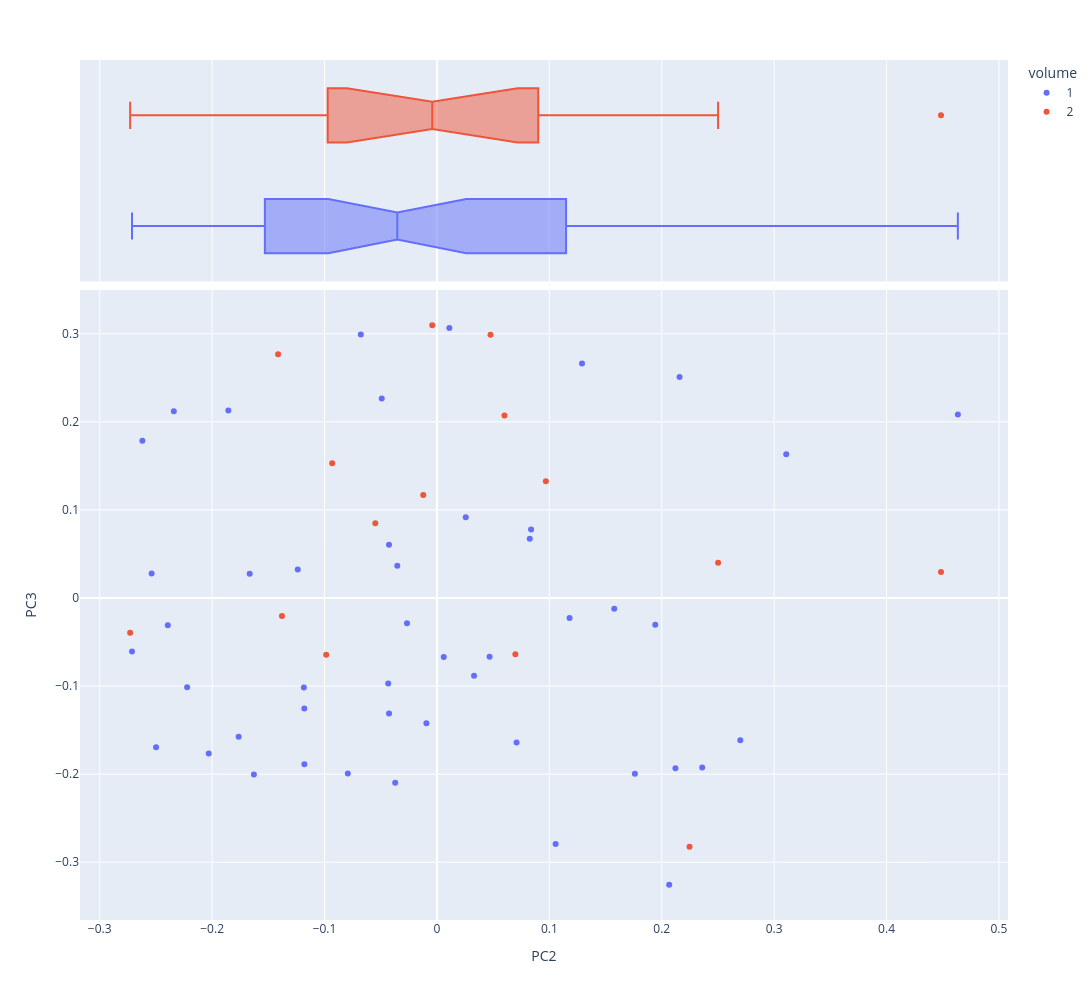

Notebook cell for this chart:
### Markdown cell above
## VIS PCA 2,3

### Code cell
fig3=vis_pcs(2,3,NEW,col='volume')
fig3.write_image('output/p2591-PC2.png')
fig3.show()

### Figure 1 — Plotly figure (JSON) as saved in the notebook; plotly's stock layout.template omitted (floating-point values rounded to 4 significant figures)
{"data": [{"hovertemplate": "<b>%{hovertext}</b><br><br>volume=1<br>PC2=%{x}<br>PC3=%{y}<extra></extra>", "hovertext": ["ASHPUTTEL", "BRIAR ROSE", "CAT AND MOUSE IN PARTNERSHIP", "CAT-SKIN", "CLEVER ELSIE", "CLEVER GRETEL", "CLEVER HANS", "FREDERICK AND CATHERINE", "FUNDEVOGEL", "HANS IN LUCK", "HANSEL AND GRETEL", "JORINDA AND JORINDEL", "KING GRISLY-BEARD", "MOTHER HOLLE", "OLD SULTAN", "RAPUNZEL", "RUMPELSTILTSKIN", "SNOWDROP", "SWEETHEART ROLAND", "THE ADVENTURES OF CHANTICLEER AND PARTLET", "THE DOG AND THE SPARROW", "THE ELVES AND THE SHOEMAKER", "THE FISHERMAN AND HIS WIFE", "THE FOX AND THE CAT", "THE FROG-PRINCE", "THE GOLDEN BIRD", "THE GOLDEN GOOSE", "THE JUNIPER-TREE", "THE LITTLE PEASANT", "THE MISER IN THE BUSH", "THE MOUSE, THE BIRD, AND THE SAUSAGE", "THE OLD MAN AND HIS GRANDSON", "THE PINK", "THE QUEEN BEE", "THE ROBBER BRIDEGROOM", "THE SEVEN RAVENS", "THE STORY OF THE YOUTH WHO WENT FORTH TO LEARN WHAT FEAR WAS", "THE STRAW, THE COAL, AND THE BEAN", "THE THREE LANGUAGES", "THE TRAVELLING MUSICIANS", "THE TWELVE HUNTSMEN", "THE VALIANT LITTLE TAILOR", "THE WEDDING OF MRS. FOX - PART I", "THE WEDDING OF MRS. FOX - PART II", "THE WHITE SNAKE", "THE WOLF AND THE SEVEN LITTLE KIDS", "TOM THUMB"], "legendgroup": "1", "marker": {"color": "#636efa", "symbol": "circle"}, "mode": "markers", "name": "1", "orientation": "v", "showlegend": true, "type": "scatter", "x": [0.08259, 0.1943, -0.203, 0.2699, -0.1764, -0.2713, -0.03525, -0.2538, 0.2122, -0.1856, 0.1761, -0.1238, 0.118, 0.3108, 0.2158, 0.1056, -0.118, 0.02565, -0.009375, -0.02663, -0.2621, -0.1666, -0.04262, -0.04332, 0.01104, 0.08376, 0.006072, -0.04259, -0.2222, -0.2341, -0.2499, -0.1184, 0.2066, -0.06771, -0.07929, -0.0491, -0.03713, -0.1628, -0.1179, -0.2394, 0.236, 0.07086, 0.03304, 0.1577, 0.04685, 0.4634, 0.1291], "xaxis": "x", "y": [0.0672, -0.03045, -0.1765, -0.1615, -0.1575, -0.06085, 0.03652, 0.02786, -0.1932, 0.2128, -0.1995, 0.03238, -0.02263, 0.1632, 0.2508, -0.2792, -0.1256, 0.09155, -0.1423, -0.02857, 0.1784, 0.02758, 0.0605, -0.09714, 0.3067, 0.07765, -0.06699, -0.1312, -0.1014, 0.212, -0.1695, -0.1017, -0.3255, 0.2992, -0.1992, 0.2266, -0.2098, -0.2005, -0.1887, -0.03099, -0.1924, -0.1641, -0.08824, -0.01224, -0.06681, 0.2083, 0.2661], "yaxis": "y"}, {"alignmentgroup": "True", "hovertemplate": "<b>%{hovertext}</b><br><br>volume=1<br>PC2=%{x}<extra></extra>", "hovertext": ["ASHPUTTEL", "BRIAR ROSE", "CAT AND MOUSE IN PARTNERSHIP", "CAT-SKIN", "CLEVER ELSIE", "CLEVER GRETEL", "CLEVER HANS", "FREDERICK AND CATHERINE", "FUNDEVOGEL", "HANS IN LUCK", "HANSEL AND GRETEL", "JORINDA AND JORINDEL", "KING GRISLY-BEARD", "MOTHER HOLLE", "OLD SULTAN", "RAPUNZEL", "RUMPELSTILTSKIN", "SNOWDROP", "SWEETHEART ROLAND", "THE ADVENTURES OF CHANTICLEER AND PARTLET", "THE DOG AND THE SPARROW", "THE ELVES AND THE SHOEMAKER", "THE FISHERMAN AND HIS WIFE", "THE FOX AND THE CAT", "THE FROG-PRINCE", "THE GOLDEN BIRD", "THE GOLDEN GOOSE", "THE JUNIPER-TREE", "THE LITTLE PEASANT", "THE MISER IN THE BUSH", "THE MOUSE, THE BIRD, AND THE SAUSAGE", "THE OLD MAN AND HIS GRANDSON", "THE PINK", "THE QUEEN BEE", "THE ROBBER BRIDEGROOM", "THE SEVEN RAVENS", "THE STORY OF THE YOUTH WHO WENT FORTH TO LEARN WHAT FEAR WAS", "THE STRAW, THE COAL, AND THE BEAN", "THE THREE LANGUAGES", "THE TRAVELLING MUSICIANS", "THE TWELVE HUNTSMEN", "THE VALIANT LITTLE TAILOR", "THE WEDDING OF MRS. FOX - PART I", "THE WEDDING OF MRS. FOX - PART II", "THE WHITE SNAKE", "THE WOLF AND THE SEVEN LITTLE KIDS", "TOM THUMB"], "legendgroup": "1", "marker": {"color": "#636efa", "symbol": "circle"}, "name": "1", "notched": true, "offsetgroup": "1", "showlegend": false, "type": "box", "x": [0.08259, 0.1943, -0.203, 0.2699, -0.1764, -0.2713, -0.03525, -0.2538, 0.2122, -0.1856, 0.1761, -0.1238, 0.118, 0.3108, 0.2158, 0.1056, -0.118, 0.02565, -0.009375, -0.02663, -0.2621, -0.1666, -0.04262, -0.04332, 0.01104, 0.08376, 0.006072, -0.04259, -0.2222, -0.2341, -0.2499, -0.1184, 0.2066, -0.06771, -0.07929, -0.0491, -0.03713, -0.1628, -0.1179, -0.2394, 0.236, 0.07086, 0.03304, 0.1577, 0.04685, 0.4634, 0.1291], "xaxis": "x2", "yaxis": "y2"}, {"hovertemplate": "<b>%{hovertext}</b><br><br>volume=2<br>PC2=%{x}<br>PC3=%{y}<extra></extra>", "hovertext": ["DOCTOR KNOWALL", "IRON HANS", "LILY AND THE LION", "SNOW-WHITE AND ROSE-RED", "THE BLUE LIGHT", "THE FOUR CLEVER BROTHERS", "THE FOX AND THE HORSE", "THE GOOSE-GIRL", "THE KING OF THE GOLDEN MOUNTAIN", "THE RAVEN", "THE SALAD", "THE TURNIP", "THE TWELVE DANCING PRINCESSES", "THE WATER OF LIFE", "THE WILLOW-WREN AND THE BEAR"], "legendgroup": "2", "marker": {"color": "#EF553B", "symbol": "circle"}, "mode": "markers", "name": "2", "orientation": "v", "showlegend": true, "type": "scatter", "x": [-0.2729, 0.2247, -0.004148, 0.2501, 0.0698, -0.09318, -0.05482, 0.06008, -0.01217, -0.1379, -0.09851, -0.1413, 0.09692, 0.04765, 0.4485], "xaxis": "x", "y": [-0.03948, -0.2824, 0.3097, 0.04, -0.06374, 0.1531, 0.08496, 0.2073, 0.1169, -0.0204, -0.06451, 0.2768, 0.1324, 0.2989, 0.02962], "yaxis": "y"}, {"alignmentgroup": "True", "hovertemplate": "<b>%{hovertext}</b><br><br>volume=2<br>PC2=%{x}<extra></extra>", "hovertext": ["DOCTOR KNOWALL", "IRON HANS", "LILY AND THE LION", "SNOW-WHITE AND ROSE-RED", "THE BLUE LIGHT", "THE FOUR CLEVER BROTHERS", "THE FOX AND THE HORSE", "THE GOOSE-GIRL", "THE KING OF THE GOLDEN MOUNTAIN", "THE RAVEN", "THE SALAD", "THE TURNIP", "THE TWELVE DANCING PRINCESSES", "THE WATER OF LIFE", "THE WILLOW-WREN AND THE BEAR"], "legendgroup": "2", "marker": {"color": "#EF553B", "symbol": "circle"}, "name": "2", "notched": true, "offsetgroup": "2", "showlegend": false, "type": "box", "x": [-0.2729, 0.2247, -0.004148, 0.2501, 0.0698, -0.09318, -0.05482, 0.06008, -0.01217, -0.1379, -0.09851, -0.1413, 0.09692, 0.04765, 0.4485], "xaxis": "x2", "yaxis": "y2"}], "layout": {"height": 1000, "legend": {"title": {"text": "volume"}, "tracegroupgap": 0}, "margin": {"t": 60}, "width": 1200, "xaxis": {"anchor": "y", "domain": [0, 1], "title": {"text": "PC2"}}, "xaxis2": {"anchor": "y2", "domain": [0, 1], "matches": "x", "showgrid": true, "showticklabels": false}, "yaxis": {"anchor": "x", "domain": [0, 0.7326], "title": {"text": "PC3"}}, "yaxis2": {"anchor": "x2", "domain": [0.7426, 1], "matches": "y2", "showgrid": false, "showline": false, "showticklabels": false, "ticks": ""}}}
